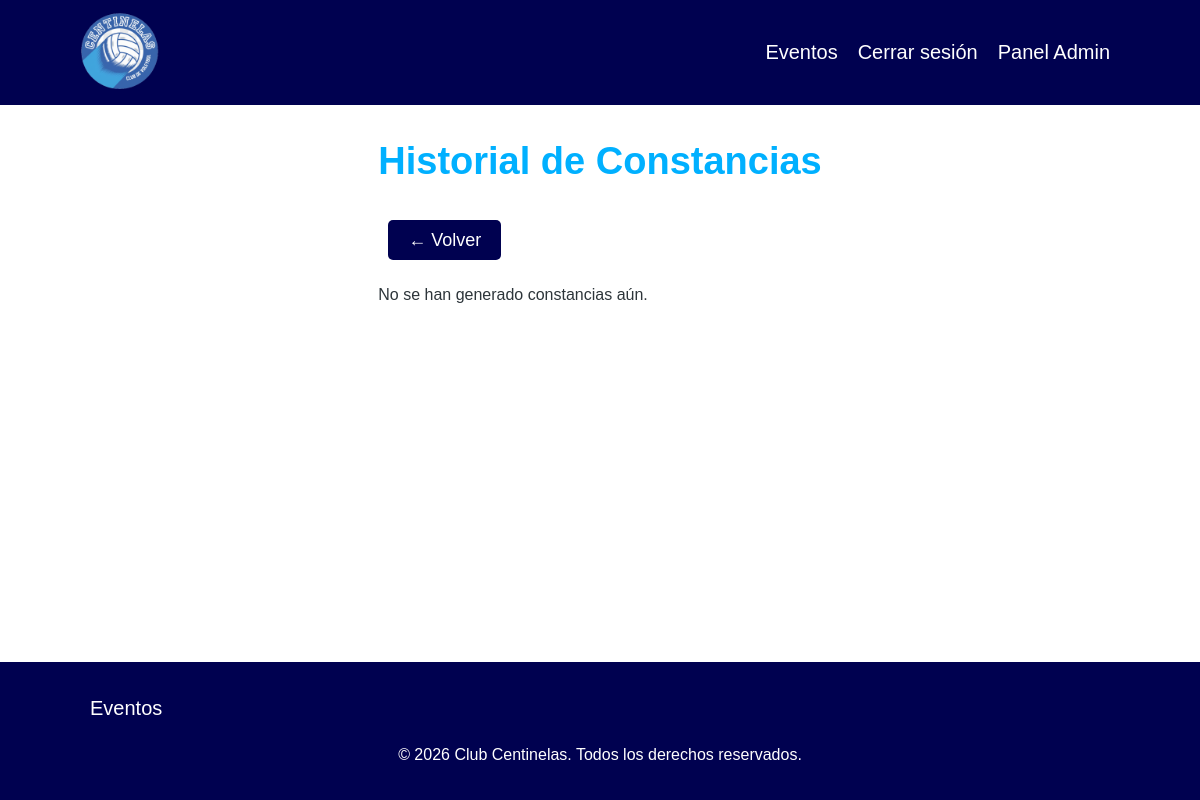
Page /admin/constancias/historial.php (signed in) on the earlier database version.
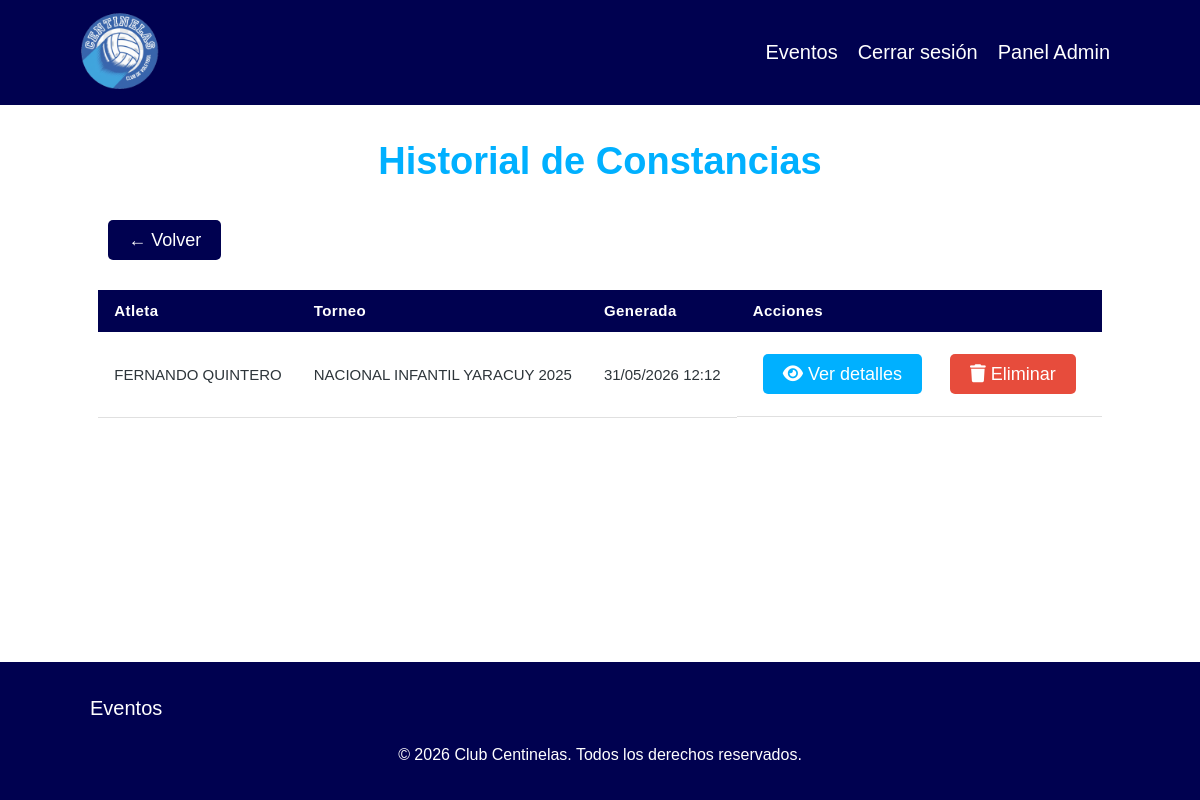
Same page on the later database version.
### tables this page shows
CREATE TABLE `historial_constancias` (
  `id` int(11) NOT NULL,
  `nombre_atleta` varchar(200) NOT NULL,
  `nombre_torneo` varchar(200) NOT NULL,
  `datos_json` text NOT NULL,
  `generada_en` datetime NOT NULL DEFAULT current_timestamp()
);

### src/DB.php (called while the page is built, shortened)
<?php
class DB
{
    private static ?mysqli $conn = null;
    public static function conectar(): mysqli
    {
        if (self::$conn === null) {
            $config = require __DIR__ . '/../config.php';
            try {
                self::$conn = new mysqli(
                    $config['db_host'],
                    $config['db_user'],
                    $config['db_pass'],
                    $config['db_name']
                );
                self::$conn->set_charset('utf8mb4');
            } catch (mysqli_sql_exception $e) {
                error_log('Error de conexión: ' . $e->getMessage());
                throw new RuntimeException('No se pudo conectar a la base de datos.');
            }
        }
        return self::$conn;
    }
}
?>

### src/HistorialConstancia.php (called while the page is built, shortened)
<?php
require_once __DIR__ . '/DB.php';
class HistorialConstancia {
    public static function listar() {
        return DB::conectar()->query(
            'SELECT id, nombre_atleta, nombre_torneo, datos_json, generada_en
             FROM historial_constancias
             ORDER BY generada_en DESC'
        );
    }
}

### admin/constancias/historial.php (the view, shortened to what this page needs)
<?php
require_once __DIR__ . '/../../src/HistorialConstancia.php';
$registros = HistorialConstancia::listar();
include __DIR__ . '/../../templates/header.php';
?>
<main class="contenedor seccion">
    <h1>Historial de Constancias</h1>
    <a class="boton" href="/centinela/admin/index.php">← Volver</a>
    <?php if ($registros->num_rows === 0): ?>
        <p>No se han generado constancias aún.</p>
    <?php else: ?>
        <div class="tabla-contenedor">
            <table class="tabla">
                <thead>
                    <tr>
                        <th>Atleta</th>
                        <th class="col-oculta-movil">Torneo</th>
                        <th class="col-oculta-movil">Generada</th>
                        <th>Acciones</th>
                    </tr>
                </thead>
                <tbody>
                    <?php
                    $registros->data_seek(0);
                    while ($reg = $registros->fetch_assoc()): ?>
                        <tr>
                            <td><?php echo htmlspecialchars($reg['nombre_atleta']); ?></td>
                            <td class="col-oculta-movil"><?php echo htmlspecialchars($reg['nombre_torneo']); ?></td>
                            <td class="col-oculta-movil">
                                <?php echo date('d/m/Y H:i', strtotime($reg['generada_en'])); ?>
                            </td>
                            <td class="acciones">
                                <button class="boton boton-info"
                                    onclick="abrirModalConstancia(<?php echo $reg['id']; ?>)">
                                    <i class="fa-solid fa-eye"></i> Ver detalles
                                </button>
                                <form method="POST" action="/centinela/admin/constancias/eliminar_historial.php">
                                    <button class="boton boton-rojo" type="submit">
                                        <i class="fa-solid fa-trash"></i> Eliminar
                                    </button>
                                </form>
                            </td>
                        </tr>
                    <?php endwhile; ?>
                </tbody>
            </table>
        </div>
    <?php endif; ?>
</main>
<?php include __DIR__ . '/../../templates/footer.php'; ?>

Differences in the rows shown:
added historial_constancias: nombre_atleta "FERNANDO QUINTERO", nombre_torneo "NACIONAL INFANTIL YARACUY 2025", generada_en "31/05/2026 12:12"
Other differences:
text no longer shown: "No se han generado constancias aún."
text now shown: "Atleta Torneo Generada Acciones"
